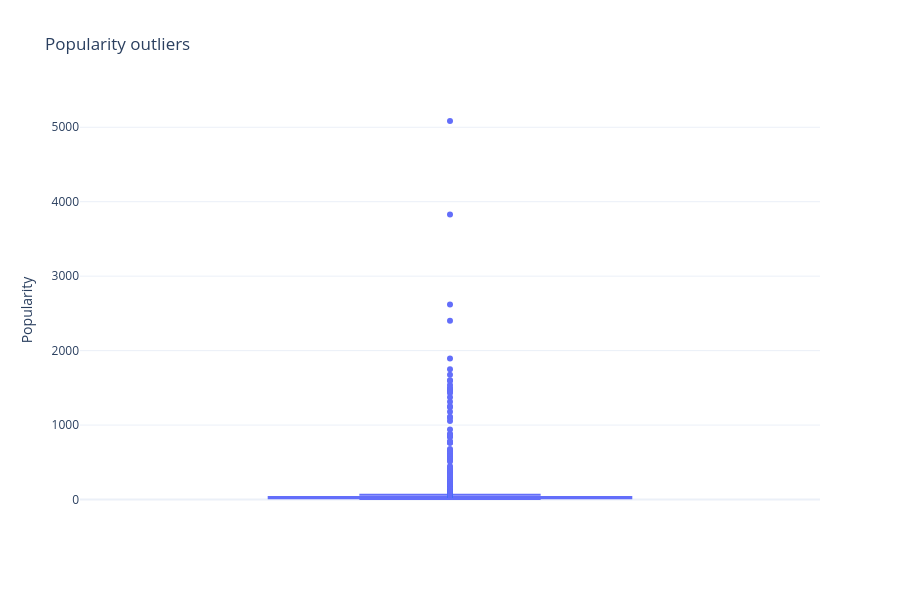

Here is the notebook cell this chart was saved with:
### Markdown cell above
La distribution de la popularité est fortement asymétrique.
Quelques films présentent des scores de popularité très élevés par rapport à la majeure partie du jeu de données.

Nous utilisons :
- une boîte à moustaches pour identifier les valeurs aberrantes

### Code cell
fig = px.box(
    clean_df,
    y="Popularity",
    title="Popularity outliers",
    template="plotly_white"
)

fig.update_layout(
    height=600,
    yaxis_title="Popularity"
)

fig.show()

### Figure 1 — Plotly figure (JSON) as saved in the notebook; plotly's stock layout.template omitted (floating-point values rounded to 4 significant figures; data arrays with more than 128 entries replaced by an {"elided": "..."} marker saying what was removed)
{"data": [{"alignmentgroup": "True", "hovertemplate": "Popularity=%{y}<extra></extra>", "legendgroup": "", "marker": {"color": "#636efa"}, "name": "", "notched": false, "offsetgroup": "", "orientation": "v", "showlegend": false, "type": "box", "x0": " ", "xaxis": "x", "y": {"elided": "9837 float values"}, "y0": " ", "yaxis": "y"}], "layout": {"boxmode": "group", "height": 600, "legend": {"tracegroupgap": 0}, "title": {"text": "Popularity outliers"}, "xaxis": {"anchor": "y", "domain": [0, 1]}, "yaxis": {"anchor": "x", "domain": [0, 1], "title": {"text": "Popularity"}}}}
